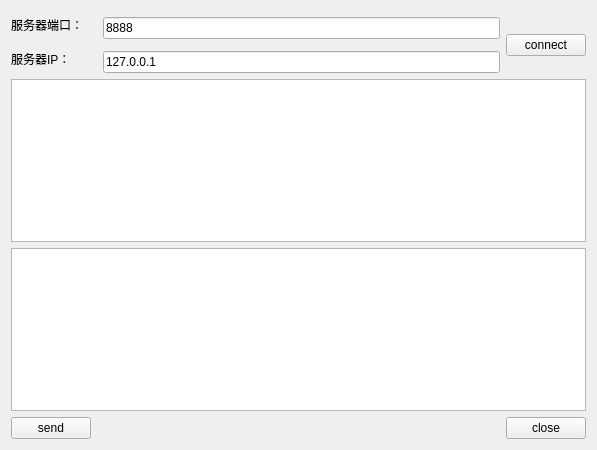
<?xml version="1.0" encoding="UTF-8"?>
<ui version="4.0">
 <class>ClientWidget</class>
 <widget class="QWidget" name="ClientWidget">
  <property name="geometry">
   <rect>
    <x>0</x>
    <y>0</y>
    <width>597</width>
    <height>450</height>
   </rect>
  </property>
  <property name="windowTitle">
   <string>Form</string>
  </property>
  <layout class="QGridLayout" name="gridLayout">
   <item row="0" column="0" rowspan="2" colspan="3">
    <widget class="QLabel" name="label">
     <property name="text">
      <string>服务器端口：</string>
     </property>
    </widget>
   </item>
   <item row="1" column="2" colspan="2">
    <widget class="QLineEdit" name="lineEditPort">
     <property name="text">
      <string>8888</string>
     </property>
    </widget>
   </item>
   <item row="2" column="0" rowspan="2" colspan="3">
    <widget class="QLabel" name="label_2">
     <property name="text">
      <string>服务器IP：</string>
     </property>
    </widget>
   </item>
   <item row="4" column="0" colspan="5">
    <widget class="QTextEdit" name="textEditRead">
     <property name="readOnly">
      <bool>true</bool>
     </property>
    </widget>
   </item>
   <item row="5" column="0" colspan="5">
    <widget class="QTextEdit" name="textEditWrite"/>
   </item>
   <item row="6" column="0">
    <widget class="QPushButton" name="ButtonSend">
     <property name="text">
      <string>send</string>
     </property>
    </widget>
   </item>
   <item row="6" column="3">
    <spacer name="horizontalSpacer">
     <property name="orientation">
      <enum>Qt::Horizontal</enum>
     </property>
     <property name="sizeHint" stdset="0">
      <size>
       <width>358</width>
       <height>20</height>
      </size>
     </property>
    </spacer>
   </item>
   <item row="6" column="4">
    <widget class="QPushButton" name="ButtonClose">
     <property name="text">
      <string>close</string>
     </property>
    </widget>
   </item>
   <item row="3" column="2" colspan="2">
    <widget class="QLineEdit" name="lineEditIP">
     <property name="text">
      <string>127.0.0.1</string>
     </property>
    </widget>
   </item>
   <item row="1" column="4" rowspan="3">
    <widget class="QPushButton" name="ButtonConnect">
     <property name="text">
      <string>connect</string>
     </property>
    </widget>
   </item>
  </layout>
 </widget>
 <resources/>
 <connections/>
</ui>
